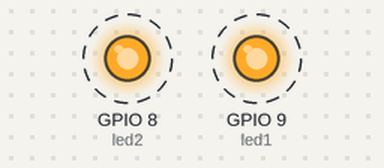
This program was run on a simulated Seeed XIAO ESP32-S3. On the bench: output pins drawn as LEDs (lit = HIGH). Dashed ring = blinking. What the program prints to the serial monitor is not drawn.

Above: at 0.12 s.
Timing chart, 0 to 3.0 s (numbered marks = the images above):
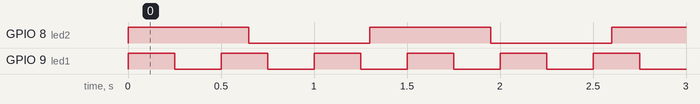

Measured:
- by itself, GPIO 8 (led2): alternates HIGH for 0.65 s and LOW for 0.65 s
- by itself, GPIO 9 (led1): alternates HIGH for 0.25 s and LOW for 0.25 s

The program:

main.cpp
```cpp
/*
        _          _ ______ _____ _____
       (_)        | |  ____|  __ \_   _|
  _ __  ___  _____| | |__  | |  | || |
 | '_ \| \ \/ / _ \ |  __| | |  | || |
 | |_) | |>  <  __/ | |____| |__| || |_
 | .__/|_/_/\_\___|_|______|_____/_____|
 | |
 |_|

https://links.pixeledi.eu
FreeRTOS LED Blink | 01.2025

*/

#include <Arduino.h>
const byte led1 = D10;
const byte led2 = D9;

void blinky1(void *parameter) {
  pinMode(led1, OUTPUT);
  while (1) {
    Serial.print("blinky 1 runs on core #: ");
    Serial.println(xPortGetCoreID());
    digitalWrite(led1, HIGH);
    vTaskDelay(250 / portTICK_PERIOD_MS);
    digitalWrite(led1, LOW);
    vTaskDelay(250 / portTICK_PERIOD_MS);
  }
}

void blinky2(void *parameter) {
  pinMode(led2, OUTPUT);
  while (1) {
    Serial.print("blinky 2 runs on core #: ");
    Serial.println(xPortGetCoreID());
    digitalWrite(led2, HIGH);
    vTaskDelay(650 / portTICK_PERIOD_MS);
    digitalWrite(led2, LOW);
    vTaskDelay(650 / portTICK_PERIOD_MS);
  }
}

void setup() {
  Serial.begin(115200);
  xTaskCreatePinnedToCore(blinky1, "blinky1", 1024, NULL, 1, NULL, 0);
  xTaskCreatePinnedToCore(blinky2, "blinky2", 1024, NULL, 1, NULL, 1);
}

void loop() {
  // hier gibt es nichts zu tun
}
```
